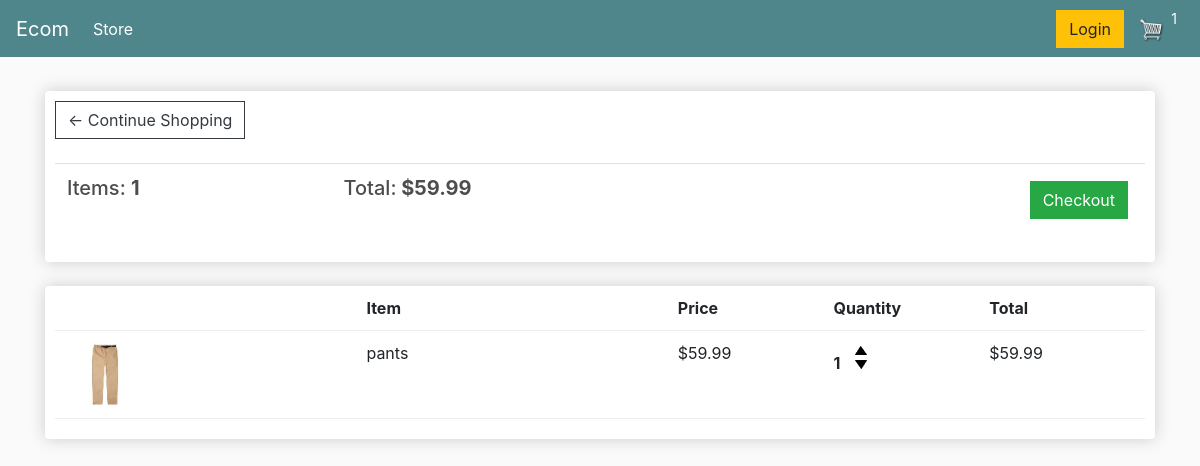
The app's page /cart/ (signed in) with its own data.
### store/models.py (models this page shows, shortened)
class Order(models.Model):
	customer = models.ForeignKey(Customer, on_delete=models.SET_NULL, null=True, blank=True)
	date_ordered = models.DateTimeField(auto_now_add=True)
	complete = models.BooleanField(default=False)
	transaction_id = models.CharField(max_length=100, null=True)
	@property
	def get_cart_total(self):
		orderitems = self.orderitem_set.all()
		total = sum([item.get_total for item in orderitems])
		return total
	@property
	def get_cart_items(self):
		orderitems = self.orderitem_set.all()
		total = sum([item.quantity for item in orderitems])
		return total

class OrderItem(models.Model):
	product = models.ForeignKey(Product, on_delete=models.SET_NULL, null=True)
	order = models.ForeignKey(Order, on_delete=models.SET_NULL, null=True)
	quantity = models.IntegerField(default=0, null=True, blank=True)
	date_added = models.DateTimeField(auto_now_add=True)
	@property
	def get_total(self):
		total = self.product.price * self.quantity
		return total

class Product(models.Model):
	name = models.CharField(max_length=200)
	price = models.FloatField()
	digital = models.BooleanField(default=False,null=True, blank=True)
	image = models.ImageField(null=True, blank=True)
	@property
	def imageURL(self):
		try:
			url = self.image.url
		except:
			url = ''
		return url

### store/views.py (the view)
# urls.py: path('cart/', views.cart, name="cart"),
def cart(request):
	if request.user.is_authenticated:
		customer = request.user.customer
		order, created = Order.objects.get_or_create(customer=customer, complete=False)
		items = order.orderitem_set.all()
		cartItems = order.get_cart_items
	else:
		items = []
		order = {'get_cart_total':0, 'get_cart_items':0, 'shipping':False}
		cartItems = order['get_cart_items']
	context = {'items':items, 'order':order, 'cartItems':cartItems}
	return render(request, 'store/cart.html', context)

### store/templates/store/cart.html
{% extends 'store/main.html' %}
{% load static %}
{% block content %}
	<div class="row">
		<div class="col-lg-12">
			<div class="box-element">
				<a  class="btn btn-outline-dark" href="{% url 'store' %}">&#x2190; Continue Shopping</a>
				<br>
				<br>
				<table class="table">
					<tr>
						<th><h5>Items: <strong>{{order.get_cart_items}}</strong></h5></th>
						<th><h5>Total:<strong> ${{order.get_cart_total|floatformat:2}}</strong></h5></th>
						<th>
							<a  style="float:right; margin:5px;" class="btn btn-success" href="{% url 'checkout' %}">Checkout</a>
						</th>
					</tr>
				</table>
			</div>
			<br>
			<div class="box-element">
				<div class="cart-row">
					<div style="flex:2"></div>
					<div style="flex:2"><strong>Item</strong></div>
					<div style="flex:1"><strong>Price</strong></div>
					<div style="flex:1"><strong>Quantity</strong></div>
					<div style="flex:1"><strong>Total</strong></div>
				</div>
				{% for item in items %}
				<div class="cart-row">
					<div style="flex:2"><img class="row-image" src="{{item.product.imageURL}}"></div>
					<div style="flex:2"><p>{{item.product.name}}</p></div>
					<div style="flex:1"><p>${{item.product.price|floatformat:2}}</p></div>
					<div style="flex:1">
						<p class="quantity">{{item.quantity}}</p>
						<div class="quantity">
							<img data-product="{{item.product.id}}" data-action="add" class="chg-quantity update-cart" src="{% static  'images/arrow-up.png' %}">
							<img data-product="{{item.product.id}}" data-action="remove" class="chg-quantity update-cart" src="{% static  'images/arrow-down.png' %}">
						</div>
					</div>
					<div style="flex:1"><p>${{item.get_total|floatformat:2}}</p></div>
				</div>
				{% endfor %}
			</div>
		</div>
	</div>
{% endblock content %}

### static/css/main.css (style rules this page uses)
body { background-color: hsl(0, 0%, 98%); }
h1,h2,h3,h4,h5,h6 { color:hsl(0, 0%, 30%); }
.box-element { box-shadow:hsl(0, 0%, 80%) 0 0 16px; background-color: #fff; border-radius: 4px; padding: 10px; }
.col-lg-4, .col-lg-6, .col-lg-8, .col-lg-12 { margin-top: 10px; }
.btn { border-radius: 0; }
.row-image { width: 100px; }
.cart-row { display: flex; align-items: flex-stretch; padding-bottom: 10px; margin-bottom: 10px; border-bottom: 1px solid #ececec; }
.quantity { display: inline-block; font-weight: 700; padding-right:10px; }
.chg-quantity { width: 12px; cursor: pointer; display: block; margin-top: 5px; transition:.1s; }

### records on screen
Order: get_cart_items "1", get_cart_total "59.99"
OrderItem: product.imageURL (picture), product.name "pants", product.price "59.99", quantity "1", get_total "59.99"

### other values on screen
{{ cartItems }} "1"
